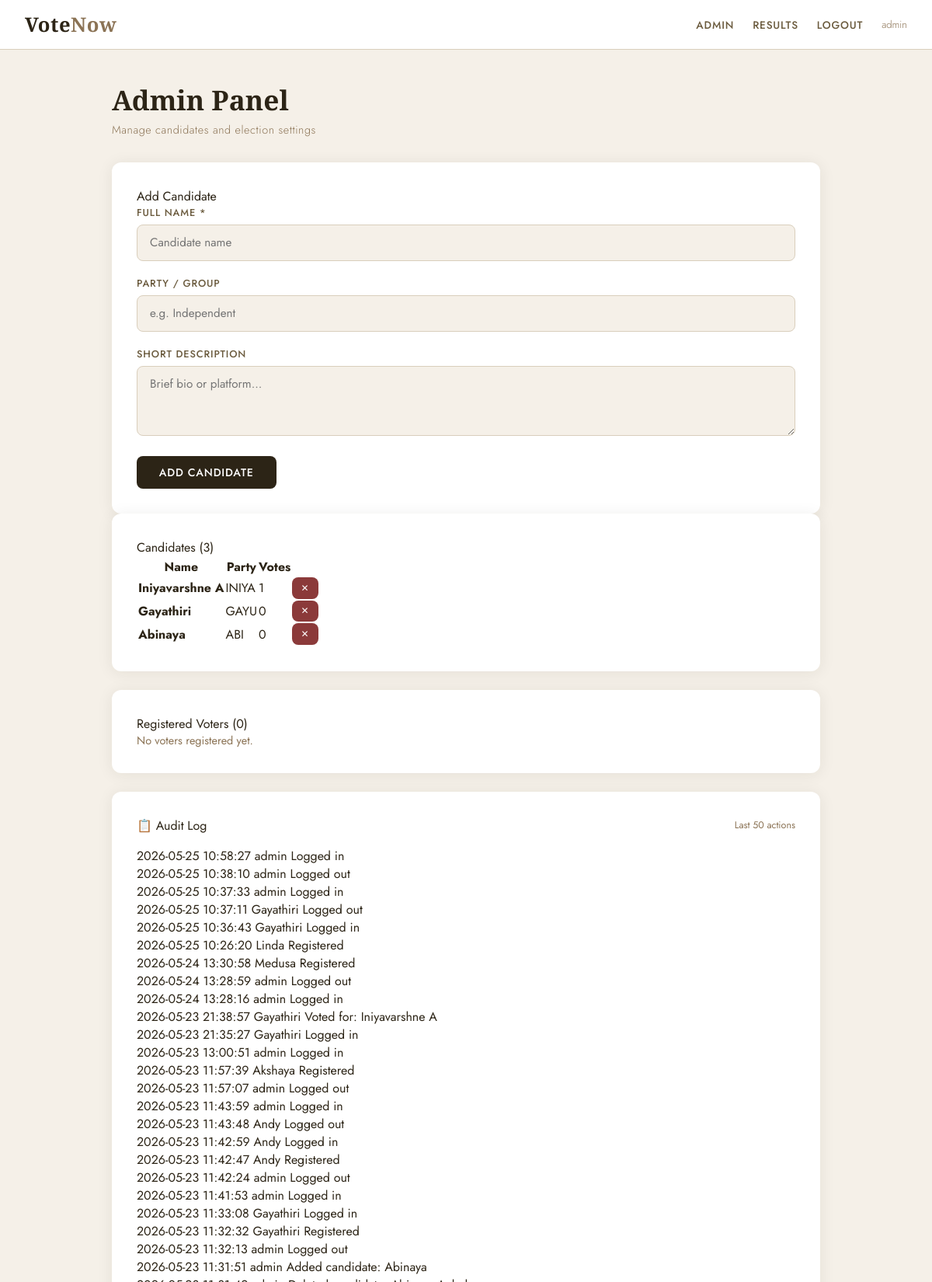
The page /admin (signed in, upper part) on the database its author committed.
### tables this page shows
CREATE TABLE candidates (
                id          INTEGER PRIMARY KEY AUTOINCREMENT,
                name        TEXT NOT NULL,
                party       TEXT,
                description TEXT,
                votes       INTEGER DEFAULT 0
            );

CREATE TABLE audit_log (
                id         INTEGER PRIMARY KEY AUTOINCREMENT,
                username   TEXT NOT NULL,
                action     TEXT NOT NULL,
                timestamp  TEXT NOT NULL
            );

### app.py (the view, shortened to what this page needs)
@app.route("/admin", methods=["GET","POST"])
def admin_panel():
    if not session.get("is_admin"):
        return redirect(url_for("login"))
    with get_db() as db:
        candidates = db.execute("SELECT * FROM candidates ORDER BY id").fetchall()
        users      = db.execute("SELECT * FROM users WHERE is_admin=0").fetchall()
        logs       = db.execute("SELECT * FROM audit_log ORDER BY id DESC LIMIT 50").fetchall()
    return render_template("admin.html", candidates=candidates, users=users, logs=logs)

### app.py (called while the page is built)
def get_db():
    conn = sqlite3.connect(DB)
    conn.row_factory = sqlite3.Row
    return conn

### templates/admin.html (shortened to what this page needs)
{% extends "base.html" %}
{% block content %}
<div style="margin-bottom:2rem;">
  <h1>Admin Panel</h1>
  <p class="subtitle" style="margin-bottom:0;">Manage candidates and election settings</p>
</div>
<div class="admin-grid">
  <div class="card">
    <div class="section-title">Add Candidate</div>
    <form method="POST">
      <label>Full Name *</label>
      <input type="text" name="name" placeholder="Candidate name" required>
      <label>Party / Group</label>
      <input type="text" name="party" placeholder="e.g. Independent">
      <label>Short Description</label>
      <textarea name="description" rows="3" placeholder="Brief bio or platform..." style="resize:vertical;"></textarea>
      <button type="submit" class="btn btn-primary">Add Candidate</button>
    </form>
  </div>
  <div class="card">
    <div class="section-title">Candidates ({{ candidates|length }})</div>
    {% if candidates %}
    <table>
      <tr><th>Name</th><th>Party</th><th>Votes</th><th></th></tr>
      {% for c in candidates %}
      <tr>
        <td><strong>{{ c.name }}</strong></td>
        <td><span class="badge">{{ c.party or '—' }}</span></td>
        <td>{{ c.votes }}</td>
        <td>
          <form method="POST" style="display:inline;" onsubmit="return confirm('Remove {{ c.name }}?')">
            <button type="submit" class="btn btn-danger" style="padding:.3rem .7rem;font-size:.75rem;">✕</button>
          </form>
        </td>
      </tr>
      {% endfor %}
    </table>
    {% else %}
    <p style="color:var(--brown);font-size:.9rem;">No candidates yet. Add one on the left!</p>
    {% endif %}
  </div>
</div>
<div class="card" style="margin-top:1.5rem;">
  <div class="section-title">Registered Voters ({{ users|length }})</div>
  {% if users %}
  <table>
    <tr><th>Username</th><th>Email</th><th>Status</th></tr>
    {% for u in users %}
    <tr>
      <td>{{ u.username }}</td>
      <td style="color:var(--brown);font-size:.85rem;">{{ u.email or '—' }}</td>
      <td>
        {% if u.voted %}
        <span class="badge" style="background:#d4edda;color:#4A7C59;">Voted ✓</span>
        {% else %}
        <span class="badge">Not voted</span>
        {% endif %}
      </td>
    </tr>
    {% endfor %}
  </table>
  {% else %}
  <p style="color:var(--brown);font-size:.9rem;">No voters registered yet.</p>
  {% endif %}
</div>
<div class="card" style="margin-top:1.5rem;">
  <div style="display:flex;align-items:center;justify-content:space-between;margin-bottom:1rem;">
    <div class="section-title" style="margin-bottom:0;">📋 Audit Log</div>
    <span style="font-size:.78rem;color:var(--brown);">Last 50 actions</span>
  </div>
  {% if logs %}
  <div>
    {% for log in logs %}
    <div class="log-row">
      <span class="log-time">{{ log.timestamp }}</span>
      <span class="log-user">{{ log.username }}</span>
      <span class="log-action">{{ log.action }}</span>
    </div>
    {% endfor %}
  </div>
  {% else %}
  <p style="color:var(--brown);font-size:.9rem;">No activity recorded yet.</p>
  {% endif %}
</div>
{% endblock %}

### templates/base.html (style rules this page uses)
:root { --white: #FFFFFF; --beige-1: #F5F0E8; --beige-2: #EDE5D4; --beige-3: #D9CEBC; --brown: #8B7355; --dark: #2C2416; --accent: #6B5B3E; --success: #4A7C59; --danger: #8B3A3A; --shadow: 0 2px 20px rgba(44,36,22,0.08); }
*, *::before, *::after { box-sizing: border-box; margin: 0; padding: 0; }
body { font-family: 'Jost', sans-serif; background: var(--beige-1); color: var(--dark); min-height: 100vh; }
.card { background: var(--white); border-radius: 12px; box-shadow: var(--shadow); padding: 2rem; }
h1 { font-family: 'Cormorant Garamond', serif; font-size: 2.2rem; font-weight: 700; color: var(--dark); margin-bottom: 0.3rem; }
.subtitle { color: var(--brown); font-size: .9rem; font-weight: 300; margin-bottom: 2rem; letter-spacing: 0.04em; }
label { display: block; font-size: .8rem; font-weight: 500; letter-spacing: .07em; text-transform: uppercase; color: var(--accent); margin-bottom: .4rem; }
input[type=text], input[type=password], textarea, select { width: 100%; padding: .7rem 1rem; border: 1px solid var(--beige-3); border-radius: 8px; background: var(--beige-1); font-family: 'Jost', sans-serif; font-size: .95rem; color: var(--dark); outline: none; transition: border-color .2s, box-shadow .2s; margin-bottom: 1.2rem; }
.btn { display: inline-block; padding: .7rem 1.8rem; border-radius: 8px; border: none; font-family: 'Jost', sans-serif; font-size: .88rem; font-weight: 500; letter-spacing: .06em; text-transform: uppercase; cursor: pointer; transition: all .2s; text-decoration: none; }
.btn-primary { background: var(--dark); color: var(--white); }
.btn-danger { background: var(--danger); color: var(--white); }

### rows shown on the page
candidates: name "Iniyavarshne A", party "INIYA", votes "1"
candidates: name "Gayathiri", party "GAYU", votes "0"
candidates: name "Abinaya", party "ABI", votes "0"
audit_log: timestamp "2026-05-25 10:58:27", username "admin", action "Logged in"
audit_log: timestamp "2026-05-25 10:38:10", username "admin", action "Logged out"
audit_log: timestamp "2026-05-25 10:37:33", username "admin", action "Logged in"
audit_log: timestamp "2026-05-25 10:37:11", username "Gayathiri", action "Logged out"
audit_log: timestamp "2026-05-25 10:36:43", username "Gayathiri", action "Logged in"
audit_log: timestamp "2026-05-25 10:26:20", username "Linda", action "Registered"
audit_log: timestamp "2026-05-24 13:30:58", username "Medusa", action "Registered"
audit_log: timestamp "2026-05-24 13:28:59", username "admin", action "Logged out"
audit_log: timestamp "2026-05-24 13:28:16", username "admin", action "Logged in"
audit_log: timestamp "2026-05-23 21:38:57", username "Gayathiri", action "Voted for: Iniyavarshne A"
audit_log: timestamp "2026-05-23 21:35:27", username "Gayathiri", action "Logged in"
audit_log: timestamp "2026-05-23 13:00:51", username "admin", action "Logged in"
audit_log: timestamp "2026-05-23 11:57:39", username "Akshaya", action "Registered"
audit_log: timestamp "2026-05-23 11:57:07", username "admin", action "Logged out"
audit_log: timestamp "2026-05-23 11:43:59", username "admin", action "Logged in"
audit_log: timestamp "2026-05-23 11:43:48", username "Andy", action "Logged out"
audit_log: timestamp "2026-05-23 11:42:59", username "Andy", action "Logged in"
audit_log: timestamp "2026-05-23 11:42:47", username "Andy", action "Registered"
audit_log: timestamp "2026-05-23 11:42:24", username "admin", action "Logged out"
audit_log: timestamp "2026-05-23 11:41:53", username "admin", action "Logged in"
audit_log: timestamp "2026-05-23 11:33:08", username "Gayathiri", action "Logged in"
audit_log: timestamp "2026-05-23 11:32:32", username "Gayathiri", action "Registered"
audit_log: timestamp "2026-05-23 11:32:13", username "admin", action "Logged out"
audit_log: timestamp "2026-05-23 11:31:51", username "admin", action "Added candidate: Abinaya"

### other values the page prints
{{ session.username }} "admin"
{{ candidates|length }} "3"
{{ users|length }} "0"
